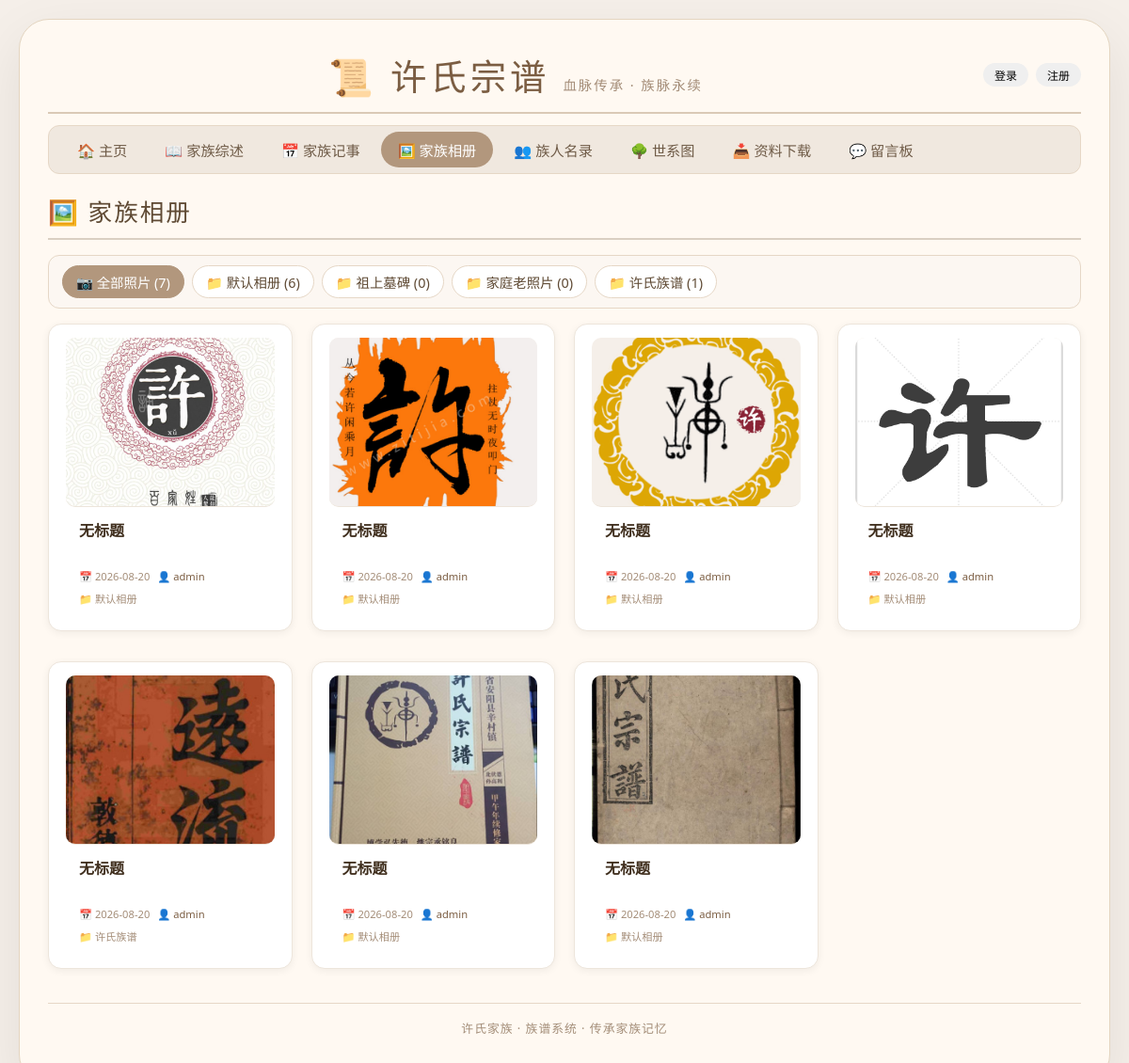
The page /?page=photos on the database its author committed.
### tables this page shows
CREATE TABLE photo_albums (
            id INTEGER PRIMARY KEY AUTOINCREMENT,
            name TEXT NOT NULL,
            description TEXT,
            sort_order INTEGER DEFAULT 0,
            created_at DATETIME DEFAULT CURRENT_TIMESTAMP
        );

CREATE TABLE clan_photos (
            id INTEGER PRIMARY KEY AUTOINCREMENT,
            title TEXT,
            description TEXT,
            image_path TEXT,
            upload_date DATETIME DEFAULT CURRENT_TIMESTAMP
        , album_id INTEGER DEFAULT 0, uploader TEXT);

### config.php (called while the page is built, shortened)
<?php
function getClanName() {
    return '许氏';
}
function getClanFullName() {
    return getClanName() . '宗谱';
}
function getClanFamilyName() {
    return getClanName() . '家族';
}
function getDB() {
    static $db = null;
    if ($db === null) {
        $db = new SQLite3('data/family_tree.db');
        $db->exec('CREATE TABLE IF NOT EXISTS members (
            id INTEGER PRIMARY KEY AUTOINCREMENT,
            name TEXT NOT NULL,
            gender TEXT CHECK(gender IN ("男","女")),
            birth_date TEXT,
            death_date TEXT,
            father_id INTEGER,
            mother_id INTEGER,
            spouse_id INTEGER,
            generation INTEGER,
            biography TEXT,
            rank TEXT,
            profession TEXT,
            spouse_name TEXT,
            spouse_birth TEXT,
            spouse_death TEXT,
            spouse_biography TEXT,
            spouse_hometown TEXT,
            address TEXT,
            mother_name TEXT,
            avatar TEXT
        )');
        $db->exec('CREATE TABLE IF NOT EXISTS relationships (
            id INTEGER PRIMARY KEY AUTOINCREMENT,
            member_id INTEGER,
            related_id INTEGER,
            relation_type TEXT
        )');
        $db->exec("CREATE TABLE IF NOT EXISTS clan_summary (
            id INTEGER PRIMARY KEY AUTOINCREMENT,
            content TEXT
        )");
        $db->exec("CREATE TABLE IF NOT EXISTS clan_events (
            id INTEGER PRIMARY KEY AUTOINCREMENT,
            title TEXT,
            content TEXT,
            event_date TEXT,
            image_path TEXT,
            created_at DATETIME DEFAULT CURRENT_TIMESTAMP
        )");
        $db->exec("CREATE TABLE IF NOT EXISTS photo_albums (
            id INTEGER PRIMARY KEY AUTOINCREMENT,
            name TEXT NOT NULL,
            description TEXT,
            sort_order INTEGER DEFAULT 0,
            created_at DATETIME DEFAULT CURRENT_TIMESTAMP
        )");
        $db->exec("CREATE TABLE IF NOT EXISTS clan_photos (
            id INTEGER PRIMARY KEY AUTOINCREMENT,
            album_id INTEGER DEFAULT 0,
            title TEXT,
            description TEXT,
            image_path TEXT,
            uploader TEXT,
            upload_date DATETIME DEFAULT CURRENT_TIMESTAMP
        )");
        $db->exec("CREATE TABLE IF NOT EXISTS users (
            id INTEGER PRIMARY KEY AUTOINCREMENT,
            username TEXT UNIQUE NOT NULL,
            password TEXT NOT NULL,
            real_name TEXT,
            member_id INTEGER,
            created_at DATETIME DEFAULT CURRENT_TIMESTAMP
        )");
        $db->exec("CREATE TABLE IF NOT EXISTS guestbook (
            id INTEGER PRIMARY KEY AUTOINCREMENT,
            name TEXT NOT NULL,
            content TEXT NOT NULL,
            ip TEXT,
            created_at DATETIME DEFAULT CURRENT_TIMESTAMP,
            status INTEGER DEFAULT 1,
            reply TEXT,
            reply_at DATETIME
        )");
        $db->exec("CREATE TABLE IF NOT EXISTS downloads (
            id INTEGER PRIMARY KEY AUTOINCREMENT,
            title TEXT NOT NULL,
            description TEXT,
            file_name TEXT NOT NULL,
            file_path TEXT NOT NULL,
            file_size TEXT,
            uploader TEXT,
            download_count INTEGER DEFAULT 0,
            created_at DATETIME DEFAULT CURRENT_TIMESTAMP
        )");
    }
    return $db;
}
function isLoggedIn() {
    return isset($_SESSION['user_id']);
}
function getPhotoAlbums() {
    $db = getDB();
    $result = $db->query("SELECT * FROM photo_albums ORDER BY sort_order ASC, id ASC");
    $albums = [];
    while ($row = $result->fetchArray(SQLITE3_ASSOC)) {
        $albums[] = $row;
    }
    return $albums;
}
function getAllPhotosWithAlbum() {
    $db = getDB();
    $result = $db->query("SELECT p.*, a.name as album_name
                          FROM clan_photos p
                          LEFT JOIN photo_albums a ON p.album_id = a.id
                          ORDER BY p.upload_date DESC");
    $photos = [];
    while ($row = $result->fetchArray(SQLITE3_ASSOC)) {
        $photos[] = $row;
    }
    return $photos;
}
?>

### index.php (the view, shortened to what this page needs)
<?php
require_once 'config.php';
$loggedIn = isLoggedIn();
$currentUser = getCurrentUser();
$userRealName = $_SESSION['real_name'] ?? '';
$activePage = $_GET['page'] ?? 'home';
?>
<!DOCTYPE html>
<html lang="zh-CN">
<head>
    <link rel="stylesheet" href="style.css">
</head>
<body>
<div class="container">
    <div class="header-top">
        <h1>📜 <?= getClanFullName() ?> <small>血脉传承 · 族脉永续</small></h1>
        <div class="user-area">
            <?php if ($loggedIn): ?>
                <span>👋 <?= htmlspecialchars($userRealName ?: $currentUser) ?></span>
                <button class="btn-sm" onclick="showProfile()">👤 个人信息</button>
                <form method="post" action="auth.php" style="display:inline;">
                    <input type="hidden" name="action" value="logout">
                    <input type="hidden" name="return_page" value="<?= $activePage ?>">
                    <button type="submit" class="btn-sm">退出</button>
                </form>
            <?php else: ?>
                <button class="btn-sm" onclick="showLogin()">登录</button>
                <button class="btn-sm" onclick="showRegister()">注册</button>
            <?php endif; ?>
        </div>
    </div>
    <nav class="top-nav">
        <a href="?page=home" class="<?= $activePage == 'home' ? 'active' : '' ?>">🏠 主页</a>
        <a href="?page=summary" class="<?= $activePage == 'summary' ? 'active' : '' ?>">📖 家族综述</a>
        <a href="?page=events" class="<?= $activePage == 'events' ? 'active' : '' ?>">📅 家族记事</a>
        <a href="?page=photos" class="<?= $activePage == 'photos' ? 'active' : '' ?>">🖼️ 家族相册</a>
        <a href="?page=members" class="<?= $activePage == 'members' ? 'active' : '' ?>">👥 族人名录</a>
        <a href="?page=pedigree" class="<?= $activePage == 'pedigree' ? 'active' : '' ?>">🌳 世系图</a>
        <a href="?page=downloads" class="<?= $activePage == 'downloads' ? 'active' : '' ?>">📥 资料下载</a>
        <a href="?page=guestbook" class="<?= $activePage == 'guestbook' ? 'active' : '' ?>">💬 留言板</a>
    </nav>
    <?php if ($activePage === 'pedigree'): ?>
        <div class="tab-container">
            <div class="tab-bar" id="tabBar">
                <button class="tab-btn active" data-tab="pedigree" data-persistent="true">🌳 总世系图</button>
            </div>
            <div id="tabContent">
                <div class="tab-panel active" id="tab-pedigree">
                    <?php include 'pages/pedigree.php'; ?>
                </div>
            </div>
        </div>
    <?php elseif ($activePage === 'members'): ?>
        <div class="page-content">
            <?php include 'pages/members.php'; ?>
        </div>
    <?php else: ?>
        <div class="page-content">
            <?php
            $pageFile = 'pages/' . $activePage . '.php';
            if (file_exists($pageFile)) {
                include $pageFile;
            } else {
                include 'pages/home.php';
            }
            ?>
        </div>
    <?php endif; ?>
    <div class="footer-note"><?= getClanFamilyName() ?> · 族谱系统 · 传承家族记忆</div>
</div>
</body>
</html>

### pages/photos.php (shortened to what this page needs)
<?php
$albums = getPhotoAlbums();
$allPhotos = getAllPhotosWithAlbum();
$currentAlbum = isset($_GET['album']) ? intval($_GET['album']) : 0;
if ($currentAlbum == 0) {
    $displayPhotos = $allPhotos;
}
?>
<div class="page-header">
    <h2>🖼️ 家族相册</h2>
</div>
<div class="album-nav">
    <a href="?page=photos&album=0" class="album-nav-item <?= $currentAlbum == 0 ? 'active' : '' ?>">📷 全部照片 (<?= count($allPhotos) ?>)</a>
    <?php foreach ($albums as $a):
        $albumPhotoCount = 0;
        foreach ($allPhotos as $p) {
            if ($p['album_id'] == $a['id']) $albumPhotoCount++;
        }
    ?>
        <a href="?page=photos&album=<?= $a['id'] ?>" class="album-nav-item <?= $currentAlbum == $a['id'] ? 'active' : '' ?>">
            📁 <?= htmlspecialchars($a['name']) ?> (<?= $albumPhotoCount ?>)
        </a>
    <?php endforeach; ?>
</div>
<?php if (empty($displayPhotos)): ?>
    <div class="empty-state">
        <?php if ($currentAlbum == 0): ?>
            暂无任何照片，请上传第一张照片。
        <?php else: ?>
            此相册暂无照片，请上传第一张照片。
        <?php endif; ?>
    </div>
<?php else: ?>
    <div class="photo-grid">
        <?php foreach ($displayPhotos as $p): ?>
            <div class="photo-card" id="photo-<?= $p['id'] ?>">
                <img src="<?= htmlspecialchars($p['image_path']) ?>"
                     alt="<?= htmlspecialchars($p['title']) ?>"
                     loading="lazy"
                     onclick="openPhotoViewer('<?= htmlspecialchars($p['image_path']) ?>', '<?= htmlspecialchars(addslashes($p['title'])) ?>', '<?= htmlspecialchars(addslashes($p['description'])) ?>')">
                <div class="photo-info">
                    <div class="photo-title" id="photo-title-<?= $p['id'] ?>"><?= htmlspecialchars($p['title'] ?: '无标题') ?></div>
                    <div class="photo-desc" id="photo-desc-<?= $p['id'] ?>"><?= htmlspecialchars($p['description'] ?: '') ?></div>
                    <div class="photo-meta">
                        <span class="photo-time">📅 <?= date('Y-m-d', strtotime($p['upload_date'])) ?></span>
                        <?php if (!empty($p['uploader'])): ?>
                            <span class="photo-uploader">👤 <?= htmlspecialchars($p['uploader']) ?></span>
                        <?php endif; ?>
                        <?php if (!empty($p['album_name'])): ?>
                            <span class="photo-album">📁 <?= htmlspecialchars($p['album_name']) ?></span>
                        <?php endif; ?>
                    </div>
                </div>
            </div>
        <?php endforeach; ?>
    </div>
<?php endif; ?>

### style.css (style rules this page uses)
* { box-sizing: border-box; margin: 0; padding: 0; }
body { font-family: 'Segoe UI', '华文楷体', cursive, sans-serif; background: #f5efe9; color: #3e2e1f; padding: 20px; }
.container { max-width: 1400px; margin: 0 auto; background: #fff9f2; border-radius: 32px; box-shadow: 0 20px 60px rgba(0, 0, 0, 0.08); padding: 30px 30px 50px; border: 1px solid #e4d5c0; }
.header-top { display: flex; justify-content: space-between; align-items: center; flex-wrap: wrap; border-bottom: 2px solid #dac9b6; padding-bottom: 12px; margin-bottom: 12px; }
.header-top h1 { font-size: 2.4rem; font-weight: 300; letter-spacing: 4px; color: #7b5d42; border: none; padding: 0; margin: 0; text-align: center; flex: 1; }
.header-top h1 small { font-size: 0.9rem; display: inline; color: #a48d78; letter-spacing: 2px; font-weight: 400; }
.user-area { display: flex; align-items: center; gap: 8px; flex-wrap: wrap; }
.top-nav { display: flex; background: #f0e8df; border-radius: 12px; padding: 6px 12px; margin-bottom: 20px; flex-wrap: wrap; gap: 4px; border: 1px solid #e6d7c6; }
.top-nav a { padding: 8px 18px; text-decoration: none; color: #6f5b47; border-radius: 30px; font-size: 0.95rem; transition: 0.2s; }
.top-nav a.active { background: #b2977d; color: white; }
.page-content { min-height: 400px; }
.page-header { border-bottom: 2px solid #dacfc2; padding-bottom: 10px; margin-bottom: 16px; }
.page-header h2 { font-weight: 300; color: #5f4a34; font-size: 1.6rem; letter-spacing: 2px; }
.btn-sm { padding: 4px 12px; font-size: 0.75rem; border-radius: 30px; border: none; cursor: pointer; transition: 0.1s; }
.event-card, .photo-card { background: #ffffff; border-radius: 14px; padding: 14px 18px; margin-bottom: 12px; border-left: 4px solid #b2977d; box-shadow: 0 1px 4px rgba(0, 0, 0, 0.04); }
.photo-grid { display: grid; grid-template-columns: repeat(auto-fill, minmax(200px, 1fr)); gap: 16px; }
.photo-card img { width: 100%; height: 150px; object-fit: cover; border-radius: 10px; }
.footer-note { margin-top: 24px; text-align: center; color: #a38d78; font-size: 0.8rem; letter-spacing: 1px; border-top: 1px solid #e6d7c6; padding-top: 16px; }

### pages/photos.php (style rules this page uses)
.album-nav { display: flex; flex-wrap: wrap; gap: 8px; margin: 16px 0; padding: 10px 14px; background: #fcf7f2; border-radius: 12px; border: 1px solid #e6d7c6; }
.album-nav-item { display: inline-flex; align-items: center; gap: 4px; padding: 6px 14px; border-radius: 20px; text-decoration: none; color: #5f4a34; font-size: 0.9rem; background: #ffffff; border: 1px solid #e6d7c6; transition: 0.2s; }
.album-nav-item.active { background: #b2977d; color: white; border-color: #b2977d; }
.photo-grid { display: grid; grid-template-columns: repeat(auto-fill, minmax(220px, 1fr)); gap: 20px; margin-top: 16px; }
.photo-card { background: #ffffff; border-radius: 14px; overflow: hidden; box-shadow: 0 2px 8px rgba(0,0,0,0.06); border: 1px solid #ede5db; transition: 0.2s; display: flex; flex-direction: column; }
.photo-card img { width: 100%; height: 180px; object-fit: cover; border-bottom: 1px solid #ede5db; background: #f5efe9; cursor: pointer; transition: opacity 0.2s; }
.photo-info { padding: 12px 14px; flex: 1; }
.photo-title { font-weight: 600; font-size: 1rem; color: #3f2e1d; margin-bottom: 4px; }
.photo-desc { font-size: 0.85rem; color: #6f5b47; line-height: 1.4; min-height: 20px; }
.photo-meta { display: flex; flex-wrap: wrap; gap: 8px; margin-top: 6px; font-size: 0.7rem; color: #a48d78; }
.photo-meta .photo-uploader { color: #7b5d42; }

### rows shown on the page
photo_albums: name "默认相册", albumPhotoCount "6"
photo_albums: name "祖上墓碑", albumPhotoCount "0"
photo_albums: name "家庭老照片", albumPhotoCount "0"
photo_albums: name "许氏族谱", albumPhotoCount "1"
clan_photos: image_path (picture), title "无标题", upload_date "2026-08-20", uploader "admin", photo_albums.name "默认相册"
clan_photos: image_path (picture), title "无标题", upload_date "2026-08-20", uploader "admin", photo_albums.name "默认相册"
clan_photos: image_path (picture), title "无标题", upload_date "2026-08-20", uploader "admin", photo_albums.name "默认相册"
clan_photos: image_path (picture), title "无标题", upload_date "2026-08-20", uploader "admin", photo_albums.name "默认相册"
clan_photos: image_path (picture), title "无标题", upload_date "2026-08-20", uploader "admin", photo_albums.name "许氏族谱"
clan_photos: image_path (picture), title "无标题", upload_date "2026-08-20", uploader "admin", photo_albums.name "默认相册"
clan_photos: image_path (picture), title "无标题", upload_date "2026-08-20", uploader "admin", photo_albums.name "默认相册"

### other values the page prints
getClanFullName() "许氏宗谱"
count($allPhotos) "7"
getClanFamilyName() "许氏家族"
